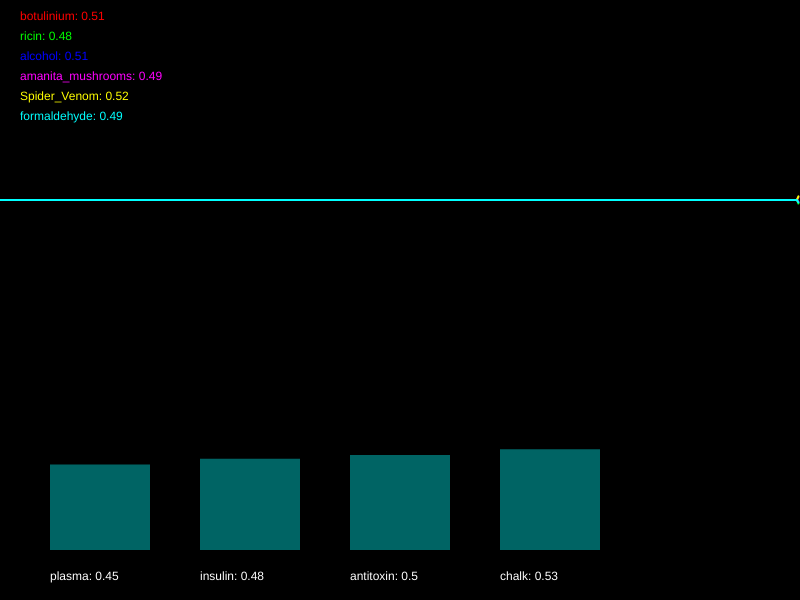
Frame 1 (no input)
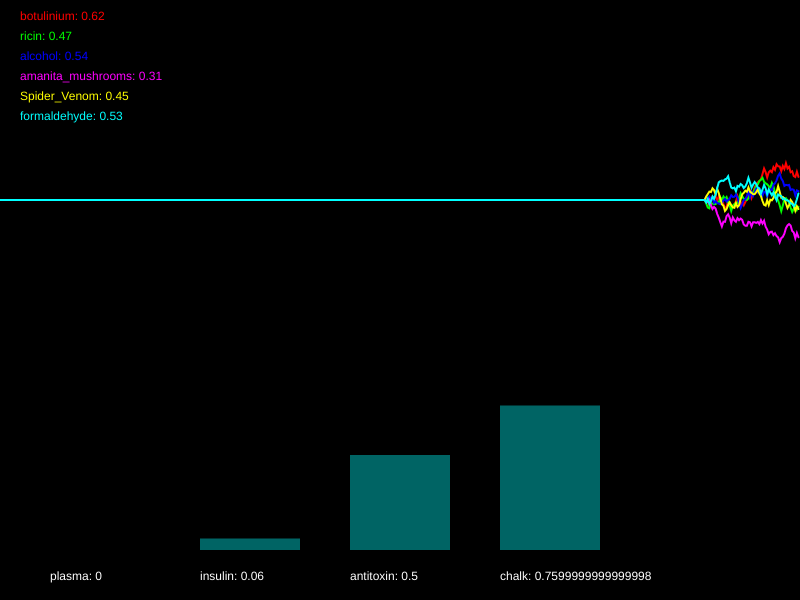
Frame 60 (no input)
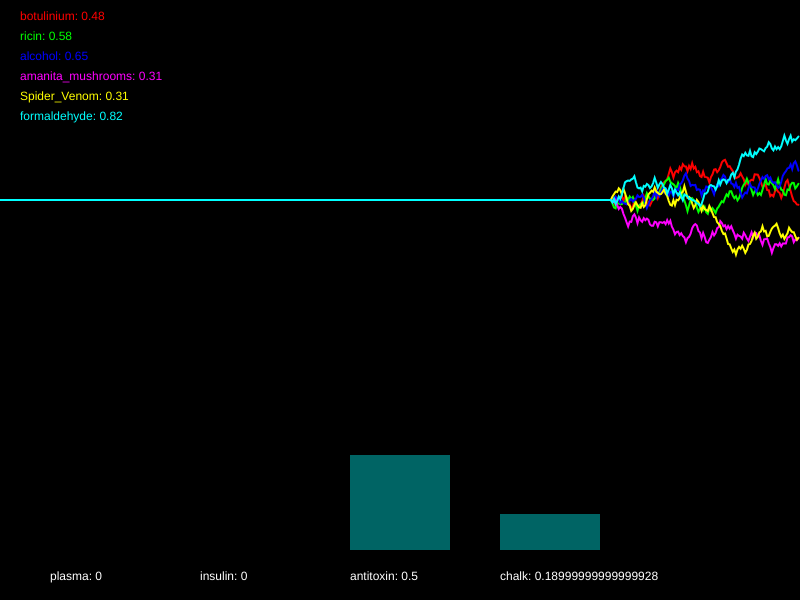
Frame 120 (the mouse pressed at the canvas centre since frame 60)

The p5.js sketch that drew these frames (run headless with seeded random() and noise() and a simulated clock; from frame 60 on, the mouse is pressed at the canvas centre):

// p5.js sketch
// ── sketch.js
/*

Officer: 1450836
CaseNum: 401-2-37889442-1450836

Case 401 - The Case of Norbert's Weiner Stand
Stage 3 - Bilious bagel

As I suspected Norbert has struck again. Ever inventive he’s set up a bagel stand and has laced the cream cheese with an ingenious but vicious toxin. This one is quite deadly so get yourself down to the lab right away.

You must develop the antidote by using conditional statements in the draw loop to do the following.

	- If either alcohol dips below 0.73, amanita_mushrooms goes above 0.63, or perhaps formaldehyde dips below 0.25, try decreasing plasma by 0.05
	- When ricin goes above 0.42 and botulinium goes above 0.68, increment plasma by 0.04
	- When formaldehyde goes above 0.63 or Spider_Venom goes above 0.47, decrease insulin by 0.05
	- When ricin dips below 0.56 or botulinium goes above 0.42, increment insulin by 0.03
	- When formaldehyde goes above 0.26, Spider_Venom goes above 0.71, and also amanita_mushrooms goes above 0.57, reduce antitoxin by 0.02
	- When alcohol dips below 0.65, botulinium goes above 0.73, and also ricin goes above 0.25, increase antitoxin by 0.01
	- If amanita_mushrooms dips below 0.38 or alcohol goes above 0.5, reduce chalk by 0.01
	- If formaldehyde dips below 0.65 and botulinium dips below 0.6, raise chalk by 0.03


Your conditional statements should consider the following poisons:

	- botulinium
	- ricin
	- alcohol
	- amanita_mushrooms
	- Spider_Venom
	- formaldehyde


Your conditional statements should modify the following antidotes:

	- plasma
	- insulin
	- antitoxin
	- chalk


- There are many ways to complete this task but you should only use the following commands:

	if(){}
	>
	<
	&&
	||
	+=
	-=

*/

//Declare the poison variables
var botulinium;
var ricin;
var alcohol;
var amanita_mushrooms;
var Spider_Venom;
var formaldehyde;


//Declare the antidote variables
var plasma;
var insulin;
var antitoxin;
var chalk;


//This variable is used for drawing the graph
var graphs;


function setup()
{

	createCanvas(800,600);
	strokeWeight(2);

	//initialise the poisons and antidotes
	botulinium = 0.5;
	ricin = 0.5;
	alcohol = 0.5;
	amanita_mushrooms = 0.5;
	Spider_Venom = 0.5;
	formaldehyde = 0.5;
	plasma = 0.5;
	insulin = 0.5;
	antitoxin = 0.5;
	chalk = 0.5;


	//fills the graph with empty values
	graphs = [];

	for(var i = 0; i < 6; i++)
	{
		graphs.push([]);
		for(var j = 0; j < 512; j++)
		{
			graphs[i].push(0.5);
		}
	}

}

function draw()
{

	//Develop the antidote below
	//Write conditional statements to change the amount of each substance ...
	// - If either alcohol dips below 0.73, amanita_mushrooms goes above 0.63, or perhaps formaldehyde dips below 0.25, try decreasing plasma by 0.05
	// - When ricin goes above 0.42 and botulinium goes above 0.68, increment plasma by 0.04
	// - When formaldehyde goes above 0.63 or Spider_Venom goes above 0.47, decrease insulin by 0.05
	// - When ricin dips below 0.56 or botulinium goes above 0.42, increment insulin by 0.03
	// - When formaldehyde goes above 0.26, Spider_Venom goes above 0.71, and also amanita_mushrooms goes above 0.57, reduce antitoxin by 0.02
	// - When alcohol dips below 0.65, botulinium goes above 0.73, and also ricin goes above 0.25, increase antitoxin by 0.01
	// - If amanita_mushrooms dips below 0.38 or alcohol goes above 0.5, reduce chalk by 0.01
	// - If formaldehyde dips below 0.65 and botulinium dips below 0.6, raise chalk by 0.03
	if(alcohol < 0.73 || amanita_mushrooms > 0.63 || formaldehyde < 0.25){
		plasma -= 0.05;
	}

	if(ricin > 0.42 && botulinium > 0.68){
		plasma += 0.04;
	}

	if(formaldehyde > 0.63 || Spider_Venom > 0.47){
		insulin -= 0.05;
	}

	if(ricin < 0.56 || botulinium > 0.42){
		insulin += 0.03;
	}

	if(formaldehyde > 0.26 && Spider_Venom > 0.71 && amanita_mushrooms > 0.57){
		antitoxin -= 0.02;
	}

	if(alcohol < 0.65 && botulinium > 0.73 && ricin > 0.25){
		antitoxin += 0.01;
	}

	if(amanita_mushrooms < 0.38 || alcohol > 0.5){
		chalk -= 0.01;
	}

	if(formaldehyde < 0.65 && botulinium < 0.6){
		chalk += 0.03;
	}


	//////////////////////////////////////////////////////

	//the code below generates new values using random numbers

	/*
		For testing, you might want to temporarily comment out
		these lines and set the same variables to constant values
		instead.
	*/

	botulinium = nextValue(graphs[0],botulinium);
	ricin = nextValue(graphs[1],ricin);
	alcohol = nextValue(graphs[2],alcohol);
	amanita_mushrooms = nextValue(graphs[3],amanita_mushrooms);
	Spider_Venom = nextValue(graphs[4],Spider_Venom);
	formaldehyde = nextValue(graphs[5],formaldehyde);


	plasma = constrain(plasma, 0, 1);
	insulin = constrain(insulin, 0, 1);
	antitoxin = constrain(antitoxin, 0, 1);
	chalk = constrain(chalk, 0, 1);


	///////// DO NOT CHANGE THE CODE BELOW ///////////

	//drawing code

	// set background
	background(0);
	noFill();

	//draw the graphs for the vitals
	var colors = [
	color(255, 0, 0),
	color(0, 255, 0),
	color(0, 0, 255),
	color(255, 0, 255),
	color(255, 255, 0),
	color(0, 255, 255)
	];

	for(var i = 0; i < graphs.length; i++)
	{
		stroke(colors[i]);
		drawGraph(graphs[i]);
	}

	//draw the poisons as text
	noStroke();
	fill(colors[0]);
	text('botulinium: ' + nf(botulinium,1,2), 20,20);
	fill(colors[1]);
	text('ricin: ' + nf(ricin,1,2), 20,40);
	fill(colors[2]);
	text('alcohol: ' + nf(alcohol,1,2), 20,60);
	fill(colors[3]);
	text('amanita_mushrooms: ' + nf(amanita_mushrooms,1,2), 20,80);
	fill(colors[4]);
	text('Spider_Venom: ' + nf(Spider_Venom,1,2), 20,100);
	fill(colors[5]);
	text('formaldehyde: ' + nf(formaldehyde,1,2), 20,120);


	//draw the antidotes bar chart
	drawBar(plasma,50,'plasma');
	drawBar(insulin,200,'insulin');
	drawBar(antitoxin,350,'antitoxin');
	drawBar(chalk,500,'chalk');


}

function nextValue(graph, val)
{
	//gets the next value for a vital and puts it in an array for drawing
	var delta = random(-0.03,0.03);

	val += delta;
	if(val > 1 || val < 0)
	{
		delta *= -1;
		val += delta * 2;
	}

	graph.push(val)
	graph.shift();
	return val;
}

function drawGraph(graph)
{
	//draws an array as a graph
	beginShape();
	for(var i = 0; i < graph.length; i++)
	{
			vertex(width * i/512, height * 0.5 - graph[i]* height/3)
	}
	endShape();
}


function drawBar(val, x, name)
{
	//draws the bars for bar chart
    noStroke();
    fill(0,100,100);
	var mh = height * 0.4 - 50;
	rect(x,(height - 50) - val*mh, 100, val*mh);
    fill(255);
	text(name + ": " + val, x, height - 20);
}
